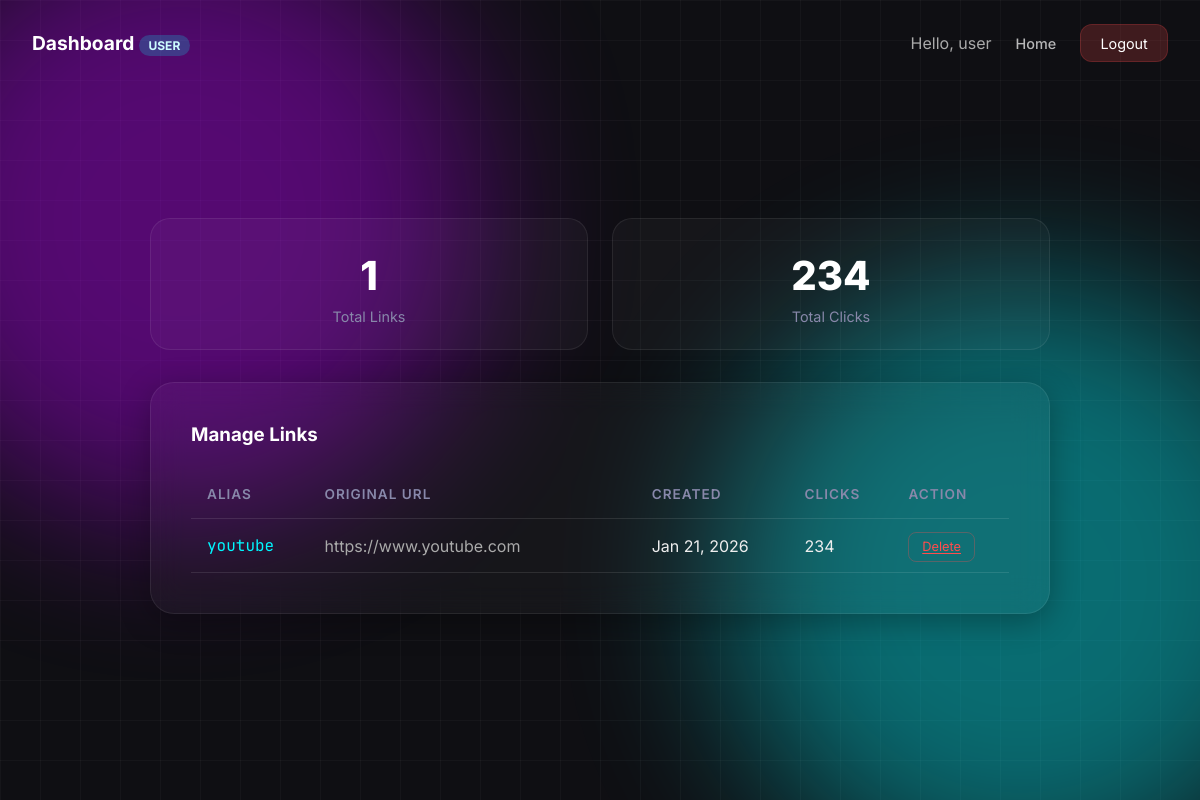
The app's page /dashboard.php (signed in) with its own data.
### tables this page shows
CREATE TABLE IF NOT EXISTS `users` (
  `id` INT(11) NOT NULL AUTO_INCREMENT,
  `username` VARCHAR(50) NOT NULL UNIQUE,
  `email` VARCHAR(100) NOT NULL UNIQUE,
  `password` VARCHAR(255) NOT NULL,
  `role` ENUM('user', 'admin') DEFAULT 'user',
  `created_at` TIMESTAMP DEFAULT CURRENT_TIMESTAMP,
  `updated_at` TIMESTAMP DEFAULT CURRENT_TIMESTAMP ON UPDATE CURRENT_TIMESTAMP,
  PRIMARY KEY (`id`),
  INDEX `idx_username` (`username`),
  INDEX `idx_email` (`email`),
  INDEX `idx_role` (`role`)
);

CREATE TABLE IF NOT EXISTS `urls` (
  `id` INT(11) NOT NULL AUTO_INCREMENT,
  `user_id` INT(11) NULL,
  `alias` VARCHAR(10) NOT NULL UNIQUE,
  `original_url` TEXT NOT NULL,
  `clicks` INT(11) DEFAULT 0,
  `created_at` TIMESTAMP DEFAULT CURRENT_TIMESTAMP,
  `updated_at` TIMESTAMP DEFAULT CURRENT_TIMESTAMP ON UPDATE CURRENT_TIMESTAMP,
  `last_clicked_at` TIMESTAMP NULL DEFAULT NULL,
  `is_active` TINYINT(1) DEFAULT 1,
  PRIMARY KEY (`id`),
  UNIQUE KEY `unique_alias` (`alias`),
  INDEX `idx_user_id` (`user_id`),
  INDEX `idx_alias` (`alias`),
  INDEX `idx_created_at` (`created_at`),
  INDEX `idx_clicks` (`clicks`),
  FOREIGN KEY (`user_id`) REFERENCES `users`(`id`) ON DELETE SET NULL ON UPDATE CASCADE
);

### db.php (called while the page is built, shortened)
<?php
function isLoggedIn() {
    return isset($_SESSION['user_id']) && !empty($_SESSION['user_id']);
}
function getCurrentUser($conn) {
    try {
        $stmt = $conn->prepare("SELECT id, username, email, role, created_at FROM users WHERE id = ?");
        $stmt->execute([$_SESSION['user_id']]);
        return $stmt->fetch(PDO::FETCH_ASSOC);
    } catch (PDOException $e) {
        return null;
    }
}
?>

### dashboard.php (the view, shortened to what this page needs)
<?php
require_once 'db.php';
$user = getCurrentUser($conn);
if ($user['role'] === 'admin') {
    $total_links = $conn->query("SELECT COUNT(*) FROM urls")->fetchColumn();
    $total_clicks = $conn->query("SELECT SUM(clicks) FROM urls")->fetchColumn();
    $stmt = $conn->query("SELECT u.*, us.username FROM urls u LEFT JOIN users us ON u.user_id = us.id ORDER BY u.created_at DESC LIMIT 50");
    $urls = $stmt->fetchAll(PDO::FETCH_ASSOC);
} else {
    $stmt = $conn->prepare("SELECT COUNT(*) FROM urls WHERE user_id = ?");
    $stmt->execute([$user['id']]);
    $total_links = $stmt->fetchColumn();
    $stmt = $conn->prepare("SELECT SUM(clicks) FROM urls WHERE user_id = ?");
    $stmt->execute([$user['id']]);
    $total_clicks = $stmt->fetchColumn() ?: 0;
    $stmt = $conn->prepare("SELECT * FROM urls WHERE user_id = ? ORDER BY created_at DESC");
    $stmt->execute([$user['id']]);
    $urls = $stmt->fetchAll(PDO::FETCH_ASSOC);
}
?>
<!DOCTYPE html>
<html lang="en">
<head>
    <link rel="stylesheet" href="style.css">
</head>
<body>
    <div class="bg-mesh">
        <div class="blob blob-1"></div>
        <div class="blob blob-2"></div>
        <div class="grid-overlay"></div>
    </div>
    <nav class="navbar">
        <div style="margin-right: auto; font-weight: bold; font-size: 1.2rem;">
            Dashboard <span class="role-badge role-<?php echo $user['role']; ?>"><?php echo ucfirst($user['role']); ?></span>
        </div>
        <span style="color: #aaa;">Hello, <?php echo htmlspecialchars($user['username']); ?></span>
        <a href="index.php" class="nav-link">Home</a>
        <a href="logout.php" class="nav-btn" style="background: rgba(255, 77, 77, 0.2); border-color: rgba(255, 77, 77, 0.2);">Logout</a>
    </nav>
    <div style="width: 100%; padding-top: 6rem; padding-bottom: 2rem;">
        <div class="stats-grid">
            <div class="stat-card">
                <div class="stat-value"><?php echo number_format($total_links); ?></div>
                <div class="stat-label">Total Links</div>
            </div>
            <div class="stat-card">
                <div class="stat-value"><?php echo number_format($total_clicks); ?></div>
                <div class="stat-label">Total Clicks</div>
            </div>
        </div>
        <div class="table-container glass-card">
            <h3 style="margin-bottom: 1.5rem; color: white;">Manage Links</h3>
            <?php if (count($urls) > 0): ?>
            <table class="data-table">
                <thead>
                    <tr>
                        <th>Alias</th>
                        <th style="width: 40%;">Original URL</th>
                        <th>Created</th>
                        <th>Clicks</th>
                        <th>Action</th>
                    </tr>
                </thead>
                <tbody>
                    <?php foreach ($urls as $url):
                        $protocol = (!empty($_SERVER['HTTPS']) && $_SERVER['HTTPS'] !== 'off') ? "https://" : "http://";
                        $host = $_SERVER['HTTP_HOST'];
                        $dir = str_replace('\\', '/', dirname($_SERVER['SCRIPT_NAME']));
                        if ($dir == '/') $dir = '';
                        $base = $protocol . $host . $dir;
                    ?>
                    <tr>
                        <td>
                            <a href="<?php echo $base . '/' . $url['alias']; ?>" target="_blank" style="color: var(--neon-cyan); text-decoration: none; font-family: 'JetBrains Mono', monospace;">
                                <?php echo $url['alias']; ?>
                            </a>
                        </td>
                        <td>
                            <div style="max-width: 300px; white-space: nowrap; overflow: hidden; text-overflow: ellipsis; color: #aaa;">
                                <?php echo htmlspecialchars($url['original_url']); ?>
                            </div>
                        </td>
                        <td><?php echo date('M d, Y', strtotime($url['created_at'])); ?></td>
                        <td><?php echo $url['clicks']; ?></td>
                        <td>
                            <a href="?delete=<?php echo $url['id']; ?>" class="delete-btn" onclick="return confirm('Are you sure?')">Delete</a>
                        </td>
                    </tr>
                    <?php endforeach; ?>
                </tbody>
            </table>
            <?php else: ?>
                <p style="color: #aaa; text-align: center; padding: 2rem;">No links found. <a href="index.php" style="color: var(--neon-cyan)">Create one now</a>.</p>
            <?php endif; ?>
        </div>
    </div>
</body>
</html>

### style.css (style rules this page uses)
:root { --neon-violet: #bd00ff; --neon-cyan: #00f7ff; --neon-pink: #ff00aa; --bg-dark: #0f0f13; --glass-bg: rgba(255, 255, 255, 0.03); --glass-border: rgba(255, 255, 255, 0.08); --text-main: #ffffff; --text-muted: #8888aa; }
* { margin: 0; padding: 0; box-sizing: border-box; font-family: 'Inter', sans-serif; }
body { background-color: var(--bg-dark); color: var(--text-main); min-height: 100vh; display: flex; flex-direction: column; align-items: center; justify-content: center; overflow-x: hidden; position: relative; }
.bg-mesh { position: fixed; top: 0; left: 0; width: 100%; height: 100%; z-index: -1; overflow: hidden; }
.blob { position: absolute; filter: blur(80px); opacity: 0.4; animation: float 10s infinite ease-in-out; border-radius: 50%; }
.blob-1 { top: -10%; left: -10%; width: 50vw; height: 50vw; background: var(--neon-violet); animation-delay: 0s; }
.blob-2 { bottom: -10%; right: -10%; width: 50vw; height: 50vw; background: var(--neon-cyan); animation-delay: -2s; }
.grid-overlay { position: absolute; inset: 0; background-image: linear-gradient(rgba(255, 255, 255, 0.03) 1px, transparent 1px), linear-gradient(90deg, rgba(255, 255, 255, 0.03) 1px, transparent 1px); background-size: 40px 40px; z-index: -1; }
.glass-card { background: var(--glass-bg); backdrop-filter: blur(16px); -webkit-backdrop-filter: blur(16px); border: 1px solid var(--glass-border); border-radius: 24px; padding: 2.5rem; box-shadow: 0 8px 32px 0 rgba(0, 0, 0, 0.3); transition: transform 0.3s ease, box-shadow 0.3s ease; }
.navbar { position: fixed; top: 0; left: 0; width: 100%; padding: 1.5rem 2rem; display: flex; justify-content: flex-end; align-items: center; gap: 1.5rem; z-index: 100; }
.nav-link { color: rgba(255, 255, 255, 0.7); text-decoration: none; font-size: 0.9rem; font-weight: 500; transition: color 0.3s; }
.nav-btn { padding: 0.6rem 1.2rem; border-radius: 12px; background: rgba(255, 255, 255, 0.1); color: white; text-decoration: none; font-size: 0.9rem; transition: all 0.3s; border: 1px solid rgba(255, 255, 255, 0.05); }
.table-container { width: 100%; max-width: 900px; margin: 2rem auto; overflow-x: auto; }
.data-table { width: 100%; border-collapse: collapse; color: #eee; }
.data-table th, .data-table td { padding: 1rem; text-align: left; border-bottom: 1px solid rgba(255, 255, 255, 0.1); }
.data-table th { font-weight: 600; color: var(--text-muted); font-size: 0.85rem; text-transform: uppercase; letter-spacing: 1px; }
.role-badge { padding: 0.2rem 0.6rem; border-radius: 20px; font-size: 0.75rem; font-weight: bold; text-transform: uppercase; }
.role-user { background: rgba(0, 247, 255, 0.2); color: #ccfcff; }
.stats-grid { display: grid; grid-template-columns: repeat(auto-fit, minmax(200px, 1fr)); gap: 1.5rem; width: 100%; max-width: 900px; margin: 0 auto 2rem auto; }
.stat-card { background: var(--glass-bg); border: 1px solid var(--glass-border); border-radius: 20px; padding: 1.5rem; text-align: center; }
.stat-value { font-size: 2.5rem; font-weight: 800; color: white; margin: 0.5rem 0; }
.stat-label { color: var(--text-muted); font-size: 0.9rem; }
.delete-btn { color: #ff4d4d; background: none; border: 1px solid rgba(255, 77, 77, 0.3); padding: 0.4rem 0.8rem; border-radius: 8px; cursor: pointer; font-size: 0.8rem; transition: all 0.2s; }

### records on screen
users: role "USER", username "user"
urls: alias "youtube", original_url "https://www.youtube.com", created_at "Jan 21, 2026", clicks "234"

### other values on screen
$total_links "1"
$total_clicks "234"
